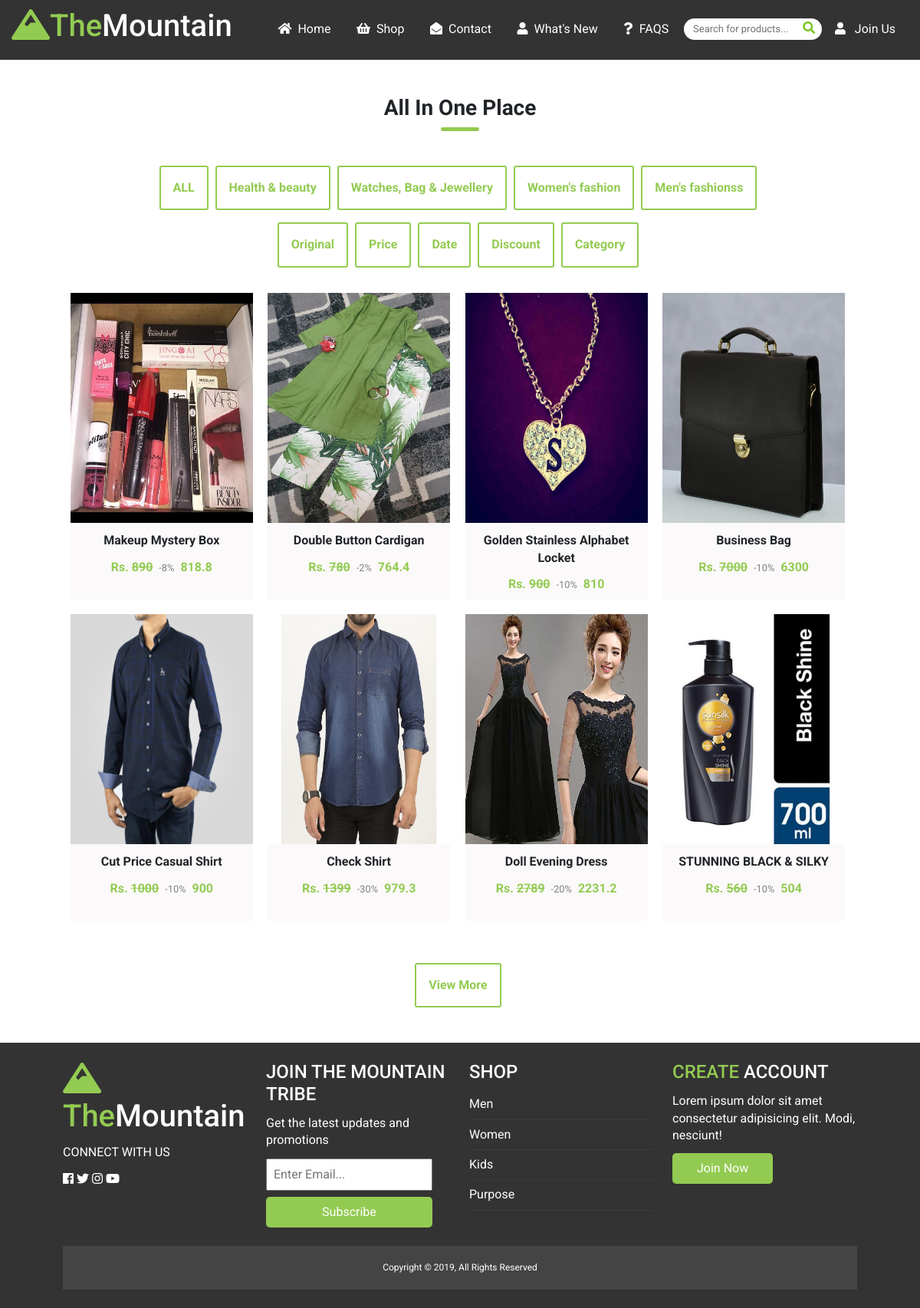
Before: / (lower part) with the older database file.
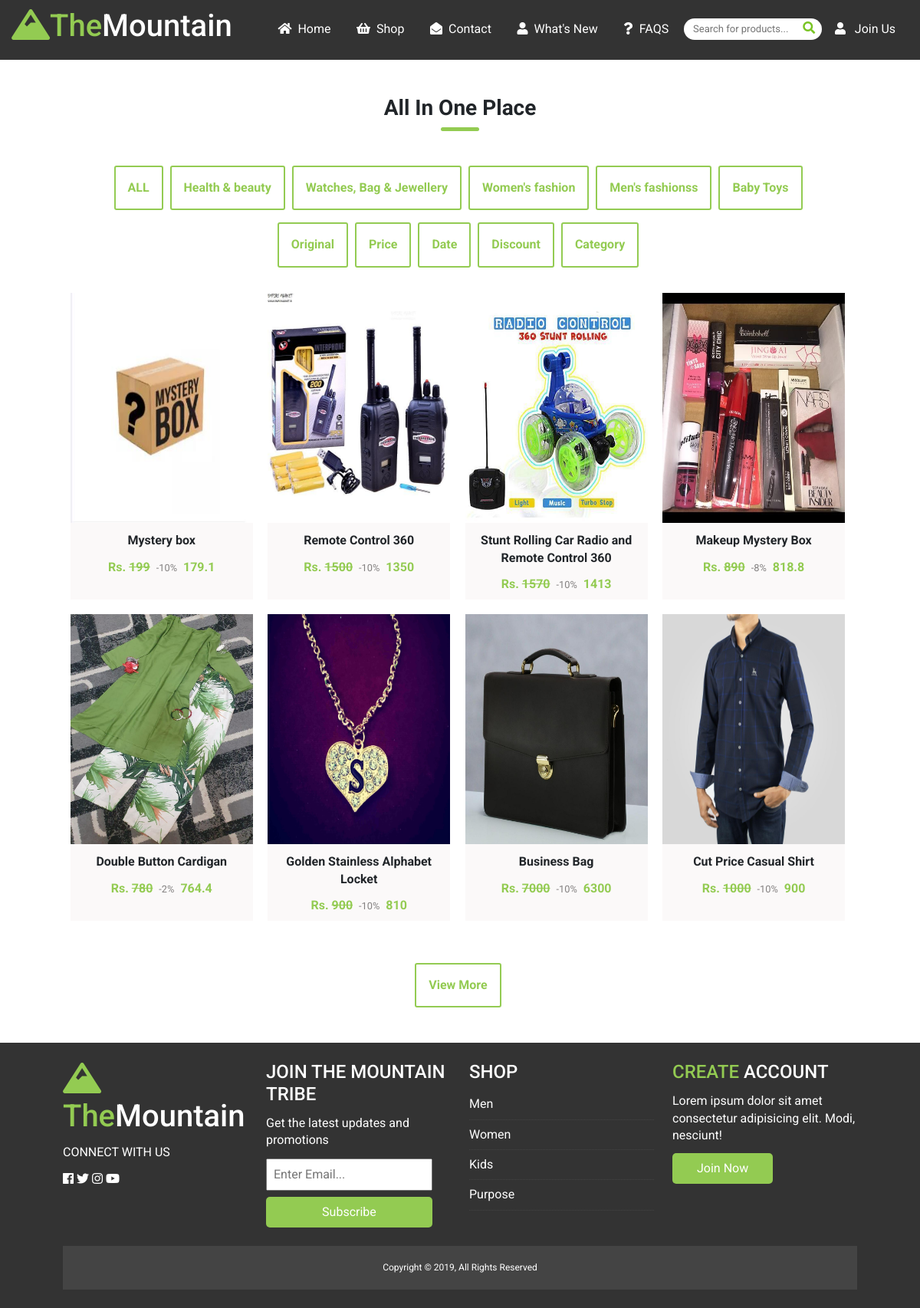
After: the same page with the newer database file.
### tables this page shows
CREATE TABLE `categories` (
  `cat_id` int(11) NOT NULL,
  `cat_name` varchar(255) NOT NULL,
  `cat_class` varchar(255) NOT NULL,
  `uploaded_at` datetime NOT NULL DEFAULT current_timestamp()
);

CREATE TABLE `products` (
  `id` int(11) NOT NULL,
  `product_description` varchar(255) NOT NULL,
  `product_cat` int(11) NOT NULL,
  `product_price` float NOT NULL,
  `product_image` text NOT NULL,
  `brand` varchar(50) NOT NULL,
  `discount` int(11) NOT NULL,
  `quantity` int(11) NOT NULL,
  `product_desc_detailed` text NOT NULL,
  `created_at` datetime NOT NULL DEFAULT current_timestamp()
);

### application/controllers/Pages.php (called while the page is built, shortened)
<?php
class Pages extends CI_Controller{
    public function __construct(){
        $this->load->model('category');
        $this->load->model('product');
        $this->load->model('faq');
        $this->load->model('slide');
    }
    public function index(){
        $data = [
            'categories' => $this->category->get_categories(),
            'products' => $this->product->get_recent_products(),
            'slides' => $this->slide->get_home_slides(),
        ];
        $titles = array();
        $values =  $this->slide->get_home_titles();
        foreach($values as $value){
            array_push($titles, $value['slide_title']);
        }
       $data['titles'] =  implode(",", $titles);
        $this->load->view('pages/home', $data);
    }
}
?>

### index.php (called while the page is built, shortened)
<?php
require_once BASEPATH.'core/CodeIgniter.php';

### application/models/Category.php (called while the page is built, shortened)
<?php
    class Category extends CI_Model {
        public function get_categories(){
            return $this->db->get('categories')->result_array();
        }
    }
?>

### application/models/Product.php (called while the page is built, shortened)
<?php
    class Product extends CI_Model {
        public function get_recent_products(){
            $this->db->select('*');
            $this->db->from('products as p');
            $this->db->join('categories as c', 'p.product_cat = c.cat_id');
            $this->db->order_by('id', 'desc');
            $this->db->limit(8);
           return $this->db->get()->result_array();
        }
    }
?>

### application/views/pages/home.php (the view, shortened to what this page needs)
<?php require APPPATH.'views/inc/header.php' ; ?>
<body id="home">
    <?php require APPPATH.'views/inc/navbar.php' ; ?>
<section class="m-4 home">
   <div class="container">
                <br>
                <h3>All In One Place</h3>
                <div class="bottom-line"></div>
                <br>
                <br>
      <div class="filter">
         <center>
            <ul id="filters">
            <a href="#" data-filter="*" class="current cat-btn outline-primary">ALL</a>
            <?php foreach ($categories as $category): ?>
                    <a class="cat-btn outline-primary" href="#" data-filter=".<?php echo $category['cat_class']; ?>">
                        <?php echo ucfirst($category['cat_name']); ?>
                    </a>
            <?php endforeach; ?>
            </ul>
          </center>
        </div>
        <div id="sorts" class="button-group">
             <center>
                <button class="cat-btn is-checked" data-sort-by="original-order">Original</button>
                <button class="cat-btn" data-sort-by="price">Price</button>
                <button class="cat-btn" data-sort-by="date">Date</button>
                <button class="cat-btn" data-sort-by="discount">Discount</button>
                <button class="cat-btn" data-sort-by="category">Category</button>
            </center>
        </div>
        <div class="items mt-4">
              <?php foreach ($products as $product): ?>
                    <div class="item <?php echo $product['cat_class']; ?>" data-category="<?php echo $product['cat_class']; ?>">
                       <div onclick=window.location.href='<?php echo base_url().'products/show/'.$product['id']; ?>'>
                            <div class="item-image">
                                <img src="<?php echo base_url().$product['product_image']; ?>" alt="">
                            </div>
                            <div class="item-description">
                                <p><?php echo ucfirst($product['product_description']); ?></p>
                                <?php if($product['discount'] != 0): ?>
                                    <span class="price">Rs. <del> <?php echo($product['product_price']); ?></del></span>
                                    <small class='gray-text'>-<?php echo $product['discount']; ?>% </small>
                                    <span class="price"><?php echo($product['product_price'] - $product['product_price']* ($product['discount']/100)); ?></span>
                                <?php else: ?>
                                    <span class="price">Rs. <?php echo($product['product_price']); ?></span>
                                <?php endif; ?>
                            </div>
                       </div>
                        <div class="icons">
						</div>
                    </div>
                <?php endforeach; ?>
                <br>
         </div>
         <br><br>
         <center>
              <button class="cat-btn" onclick="window.location.href='<?= base_url() ?>pages/shop'">View More</button>
        </center>
        <br>
    </div>
</section>
    <?php require APPPATH . 'views/inc/main-footer.php'; ?>
    <?php require APPPATH.'views/inc/footer.php' ; ?>

Changed rows visible on the page:
no longer on this page (row unchanged): products: product_image (picture), product_description "Check Shirt", product_price "1399", discount "30", product_price+discount "979.3"
no longer on this page (row unchanged): products: product_image (picture), product_description "Doll Evening Dress", product_price "2789", discount "20", product_price+discount "2231.2"
no longer on this page (row unchanged): products: product_image (picture), product_description "STUNNING BLACK & SILKY", product_price "560", discount "10", product_price+discount "504"
added categories: cat_name "Baby Toys"
added products: product_image (picture), product_description "Mystery box", product_price "199", discount "10", product_price+discount "179.1"
added products: product_image (picture), product_description "Remote Control 360", product_price "1500", discount "10", product_price+discount "1350"
added products: product_image (picture), product_description "Stunt Rolling Car Radio and Remote Control 360", product_price "1570", discount "10", product_price+discount "1413"
